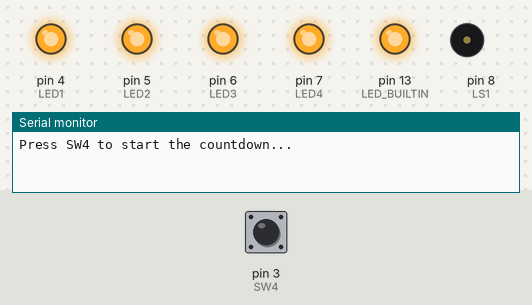
Recording of a sketch running on a simulated Arduino Nano, built with avr-gcc and run on an emulated ATmega328P. Shown: output pins drawn as LEDs (lit = HIGH), buzzer (waves = sounding), the last lines printed to the serial monitor. Inputs (shaded band) come from the test bench; at power-on: pin 3 (SW4) HIGH.

Above: at 2.91 s.
3.2 s: pin 3 (SW4) pulled LOW for 0.15 s
At 4.1 s:
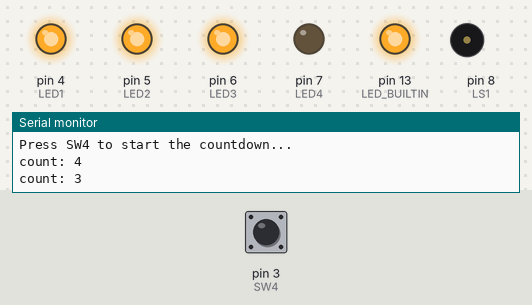
At 7.4 s:
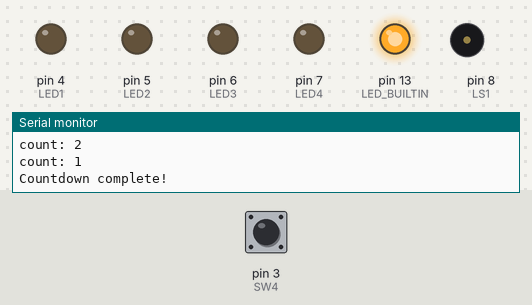
Timing chart, 0 to 8.9 s (numbered marks = the images above; inputs shaded):
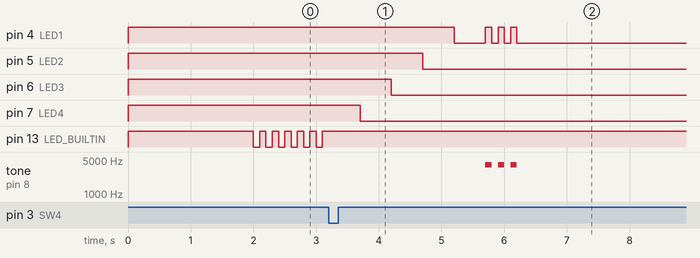

The sketch:

Activity_B06_Conditional_Loops.ino
```cpp
/* ================================================================================
Beginner Activity 6: Conditional Loops [Activity_B06_Conditional_Loops.ino]
Version: 1.2
Updated: November 24, 2026

Platform: mirobo.tech BEAPER Nano circuit (any configuration)
Requires: BEAPERNano_v1_2.h header file
=================================================================================*/
// IMPORTANT: Make sure that BEAPERNano_v1_2.h is added as a tab in this project.
#include "BEAPERNano_v1_2.h"   // Define BEAPER Nano I/O devices

// ---- Program Constants ----------------
const int FLASH_DELAY = 100;
const int COUNT_DELAY = 500;

// ---- Program Variables ----------------
bool SW4_pressed = false;
int count = 0;

void setup()
{
    // Configure Arduino Nano ESP32 status LED as output
    pinMode(LED_BUILTIN, OUTPUT);
    digitalWrite(LED_BUILTIN, HIGH);    // Status LED on

    // Configure BEAPER Nano LEDs as outputs
    pinMode(LED1, OUTPUT);
    pinMode(LED2, OUTPUT);
    pinMode(LED3, OUTPUT);
    pinMode(LED4, OUTPUT);

    // Configure BEAPER Nano pushbuttons as inputs
    pinMode(SW1, INPUT_PULLUP);
    pinMode(SW2, INPUT_PULLUP);
    pinMode(SW3, INPUT_PULLUP);
    pinMode(SW4, INPUT_PULLUP);

    digitalWrite(LED1, HIGH);
    digitalWrite(LED2, HIGH);
    digitalWrite(LED3, HIGH);
    digitalWrite(LED4, HIGH);

    Serial.begin(9600);                 // Initialize serial output for debugging
    delay(2000);                        // Give the Serial Monitor time to connect

    // Wait for SW4 to start the countdown
    Serial.println("Press SW4 to start the countdown...");
    while (!SW4_pressed)
    {
        digitalWrite(LED_BUILTIN, !digitalRead(LED_BUILTIN));   // Toggle status LED
        delay(FLASH_DELAY);
        SW4_pressed = (digitalRead(SW4) == LOW);
    }

    // Set status LED and starting count
    digitalWrite(LED_BUILTIN, HIGH);
    count = 4;

    // Count down using LEDs
    while (count > 0)
    {
        if (count >= 4)
            digitalWrite(LED4, HIGH);
        else
            digitalWrite(LED4, LOW);
        if (count >= 3)
            digitalWrite(LED3, HIGH);
        else
            digitalWrite(LED3, LOW);
        if (count >= 2)
            digitalWrite(LED2, HIGH);
        else
            digitalWrite(LED2, LOW);
        if (count >= 1)
            digitalWrite(LED1, HIGH);
        else
            digitalWrite(LED1, LOW);
        Serial.print("count: ");
        Serial.println(count);
        delay(COUNT_DELAY);
        count--;
    }

    // Countdown finished
    Serial.println("Countdown complete!");
    digitalWrite(LED1, LOW);
    delay(COUNT_DELAY);

    // Beep and blink LED three times
    digitalWrite(LED1, HIGH);
    tone(LS1, 4000, FLASH_DELAY);
    delay(FLASH_DELAY);
    digitalWrite(LED1, LOW);
    delay(FLASH_DELAY);
    digitalWrite(LED1, HIGH);
    tone(LS1, 4000, FLASH_DELAY);
    delay(FLASH_DELAY);
    digitalWrite(LED1, LOW);
    delay(FLASH_DELAY);
    digitalWrite(LED1, HIGH);
    tone(LS1, 4000, FLASH_DELAY);
    delay(FLASH_DELAY);
    digitalWrite(LED1, LOW);
    delay(FLASH_DELAY);
}

void loop()
{
    // Program completes in setup() for this activity.
    // See GE 4 to learn how to restructure this using loop().
}


/* ================================================================================
Guided Exploration
================================================================================

Every program written so far has relied on the loop() function running
forever.

A while loop is another kind of loop. Its condition can be any expression
that evaluates to true or false, and the loop will keep running only as long
as that expression remains true. This means a loop can exit when something
happens, or when a value reaches a target. Choosing the right loop condition
is an important part of program design, and this activity explores different
options and when each one is most useful.

--------------------------------------------------------------------------------
GE 1 - Two while loop conditions
--------------------------------------------------------------------------------

This program uses two while loops, each with a different condition.
The first one:

Example code:

while (!SW4_pressed)

...keeps running as long as SW4 is NOT pressed. The loop body toggles
the status LED to let the user know the program is waiting. As soon as
SW4 is pressed, SW4_pressed becomes true, !SW4_pressed becomes false,
and the loop exits.

The second loop:

Example code:

while (count > 0)

...keeps running as long as 'count' is greater than zero. Each
iteration of the loop decreases 'count' by 1, so the loop will exit
after exactly four iterations.

There is an important difference between these two loops. Can you
describe what that difference is? Which one could you predict the
exact number of iterations for before the program runs, and which one
couldn't you? What does this tell you about when each type of
condition is most useful?

--------------------------------------------------------------------------------
GE 2 - Initialize, check, update
--------------------------------------------------------------------------------

The variable 'count' plays three roles in the countdown loop: it is
set to a starting value before the loop begins, it is checked in the
loop's condition on every iteration, and it is changed inside the
loop body. This combination - initialize, check, update - is the
standard pattern for a loop control variable.

Look at the countdown loop and identify where each of these three
things happens:

Example code:

count = 4;              // Initialize
while (count > 0)       // Check
{
    ...
    count--;            // Update
}

What would happen if the 'count--;' line were missing? Try removing
it from your program and running it. What do you observe? Why does
this happen? Open the Serial Monitor to observe the output, then
press the reset button to stop the program and restore the line
before continuing.

--------------------------------------------------------------------------------
GE 3 - The SW4 wait loop's control variable
--------------------------------------------------------------------------------

The SW4 wait loop doesn't count, but still needs to initialize,
check, and update a variable to either continue looping or exit. Look
at the loop and identify what variable it uses, where it gets
initialized, where it is checked, and where it is updated as the loop
runs.

--------------------------------------------------------------------------------
GE 4 - Code after a loop
--------------------------------------------------------------------------------

Notice that the program has code between and after the two main while
loops. The 'digitalWrite(LED_BUILTIN, HIGH)' line runs after the SW4
wait loop exits but before the countdown loop begins, and the
countdown-complete signal runs only after both loops have finished.

You may have noticed that this program places all its code in setup()
rather than loop(), with a comment in loop() explaining why. This
works for a program that runs once and stops, but most microcontroller
programs need to keep running forever.

Modify the program to move all the code from setup() into loop(), so
that after the countdown finishes and the done signal plays, the
program resets and waits for SW4 to be pressed again. What variable
needs to be reset at the start of each loop() cycle, and why?

--------------------------------------------------------------------------------
GE 5 - Three ways to write a wait condition
--------------------------------------------------------------------------------

The 'while (!SW4_pressed)' loop in this program is a common and
useful pattern - a loop that simply waits until something happens
before allowing the program to continue. It can be used any time a
program needs to pause at a specific point until a condition is met.

You have also seen '!' used in if conditions in Activity 5. In both
cases, '!' inverts the truth value of whatever follows it.

Here are three equivalent ways to write the same wait loop:

Example code:

while (!SW4_pressed)                // While SW4 is NOT pressed
while (SW4_pressed == false)        // Same thing, more verbose
while (digitalRead(SW4) != LOW)     // Reading the pin directly

All three do the same thing. The third option reads the hardware pin
directly rather than using a named variable - notice that it requires
you to know whether the switch is active-low or active-high, while
the first two options hide that detail behind a meaningful name.
Which do you find most readable, and why? What does your answer tell
you about the value of meaningful variable names?

--------------------------------------------------------------------------------
GE 6 - Debug output speed
--------------------------------------------------------------------------------

The Serial.print() statements in this program reveal what is
happening inside the loops in the Serial Monitor. Run the program and
observe the output as the countdown progresses.

Add a Serial.println() statement inside the 'while (!SW4_pressed)'
loop to show that the waiting loop is running. What do you observe
about how quickly the messages appear compared to the countdown
loop's messages? What accounts for the difference in speed?

--------------------------------------------------------------------------------
GE 7 - Infinite loops
--------------------------------------------------------------------------------

A conditional loop whose condition never becomes false will run
forever. This is sometimes called an infinite loop, and is usually
the result of a bug rather than intentional design.

The countdown loop exits because 'count--' eventually makes 'count'
reach zero. But what if the condition were 'while (count != 0)' and
count started at an odd number and decreased by 2 each iteration?
Would the loop ever exit? Try it:

Example code:

count = 5;
while (count != 0)
{
    Serial.print("count: ");
    Serial.println(count);
    delay(COUNT_DELAY);
    count -= 2;
}

What happens? Why? What would be a safer condition to use here? Open
the Serial Monitor to observe the output, press the reset button to
stop the program, then change the condition to 'while (count > 0)'
and verify that it now exits correctly.

Arduino C also has a 'do-while' loop variant that guarantees the loop
body runs at least once before the condition is checked - unlike a
regular while loop, which may never execute at all if the condition
starts out false. It looks like this:

Example code:

do
{
    // This always runs at least once
} while (condition);

A do-while is useful when you need to perform an action before you
can evaluate whether to continue - for example, reading a sensor once
before deciding whether to keep reading.


================================================================================
Extension Activities
================================================================================

These activities use conditional loops as a core structural tool. As
you write each program, think carefully about what the loop's exit
condition should be before you start coding - the condition is a
design decision that determines when the program moves on, and
getting it right is just as important as getting the code inside the
loop right.

--------------------------------------------------------------------------------
EA 1 - Refactor the beep-blink pattern
--------------------------------------------------------------------------------

Look at the 'Beep and blink LED three times' section at the end of
the program. It works, but the three repetitions have been written
out manually, which is not ideal and would become impractical if you
wanted five or ten repetitions instead of three.

Replace the three manual repetitions with a single while loop that
produces the same beep-and-blink pattern exactly three times. You
will need a loop control variable to count the repetitions and an
exit condition that stops the loop after the third one.

What is the minimum number of lines your while loop solution
requires? How does it compare in length to the manual version?

--------------------------------------------------------------------------------
EA 2 - Press-and-release detection
--------------------------------------------------------------------------------

Write a program that waits in a loop for SW1 to be pressed, then
waits in a second loop for SW1 to be released, then lights LED1 to
indicate the button was pressed and released. Use Serial.println() to
show each phase - waiting for a press, waiting for release, and done.

Edge detection from Activity 5 catches the moment a button transitions
from not pressed to pressed, but it does so by comparing the current
and previous loop states on every cycle. This press-and-release
approach is different - it explicitly waits in a dedicated loop for
each transition to complete before moving on. When might one approach
be preferred over the other?

--------------------------------------------------------------------------------
EA 3 - Input then output
--------------------------------------------------------------------------------

Write a program that uses a conditional loop to flash LED1 a number
of times equal to the number of times SW2 was pressed before SW4 was
pressed. The program should:

 - Wait in a loop for button presses, counting SW2 presses using edge
   detection and flashing LED1 momentarily on each press
 - Exit the waiting loop when SW4 is pressed
 - Flash LED2 once for each press that was counted, with a short
   pause between each flash

This structure - an input phase that collects data in one loop,
followed by an output phase that acts on that data in a second loop -
is a useful pattern in many programs.

--------------------------------------------------------------------------------
EA 4 - Reaction timer
--------------------------------------------------------------------------------

Create a reaction timer program. The program should:

 - Display a brief 'get ready' signal by lighting LED1
 - Wait for a random delay between 2 and 5 seconds before lighting
   LED2 as the 'go' signal (use the hint below)
 - Wait in a loop for SW2 to be pressed, using a fixed delay(10)
   inside the loop so each iteration takes a known 10ms - this makes
   the iteration count a reliable measure of elapsed time
 - Display the result by lighting a different combination of LEDs
   depending on whether the count was low (fast), medium, or high
 - Use Serial.print() to show the exact iteration count in the Serial
   Monitor

Hint: Arduino's random number generator can produce a random integer
in a range like this:

Example code:

randomSeed(millis());               // Seed using elapsed time since boot
long delay_ms = random(2000, 5001); // Random value between 2000-5000
delay(delay_ms);

--------------------------------------------------------------------------------
EA 5 - Rapid-clicker with a while loop
--------------------------------------------------------------------------------

Re-create the two-player rapid-clicker game from Activity 5's
Rapid-Clicker Project, but replace the 'if (game_active)' block with
a conditional while loop. The game loop should keep running while
neither player has reached MAX_COUNT. When the loop exits, determine
the winner and light the appropriate LED.

How does restructuring the game around a while loop change the
program compared to the Activity 5 version? Is the logic clearer or
less clear? What are the trade-offs?

--------------------------------------------------------------------------------
Project: Combination Lock
--------------------------------------------------------------------------------

Looking for a bigger challenge that pulls these ideas together?
B06_Combination_Lock_Project is a separate, open-ended project file
that asks you to build a button-sequence lock, using a step counter
and conditional loops from this activity's examples. The project is
provided as a skeleton with TODOs, making it a good next step to
build confidence and design projects yourself.

*/
```

Source omitted: BEAPERNano_v1_2.h (11771 bytes)

Measured:
- after the input at 3.2 s, pin 4 (LED1): HIGH → LOW after 2.0 s, then repeats every 0.20 s: HIGH 0.10 s, LOW 0.10 s, until it stays LOW from 6.2 s; pin 5 (LED2): HIGH → LOW after 1.5 s; pin 6 (LED3): HIGH → LOW after 1.0 s; pin 7 (LED4): HIGH → LOW after 0.50 s; pin 13 (LED_BUILTIN): stops changing and stays HIGH
